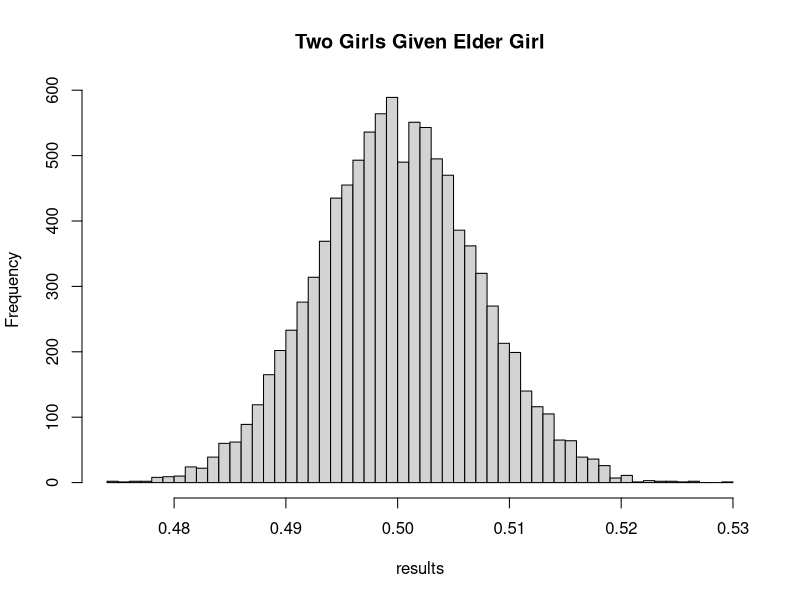

This chart was generated by the following R code:
# compute vector child1, a vector of 10^4 (10,000) samples of 1 (boy) or 2 (girl)
child1 = sample(1:2, 10^4, TRUE)
child1

# c another vector child2, in the same way
child2 = sample(1:2, 10^4, TRUE)
child2

# count the number of families with at least one girl
one_girl = child1[] + child2[] > 2
sum(one_girl)

# count the number with both girls
both_girls = child1[] + child2[] == 4
sum(both_girls)

# estimate the conditional probability of a family having two 
# girls if it has at least one girl.
sum(both_girls)/sum(one_girl)

# find the number of families in which the second child is a girl
elder_girl = child2[] == 2
sum(elder_girl)
  
# then estimate the probability has two girls given the family has an elder girl.
sum(both_girls)/sum(elder_girl)

# run your code a bunch of times to see how much your results vary
two_girls_given_elder_girl = function() {
  child1 = sample(1:2, 10^4, TRUE)
  child2 = sample(1:2, 10^4, TRUE)
  elder_girl = child2[] == 2
  both_girls = child1[] + child2[] == 4
  return(sum(both_girls)/sum(elder_girl))
}
results = replicate(10000, two_girls_given_elder_girl())
dev.off()
hist(results, breaks=75, main="Two Girls Given Elder Girl")
